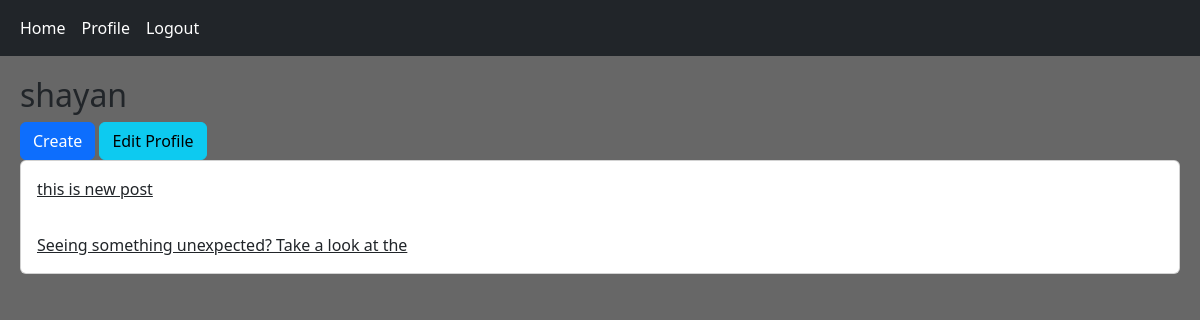
The app's page /account/profile/1/ (signed in) with its own data.
### home/models.py (models this page shows, shortened)
class Post(models.Model):
    user    = models.ForeignKey(User, on_delete=models.CASCADE, related_name='posts')
    body    = models.TextField()
    slug    = models.SlugField()
    created = models.DateTimeField(auto_now_add=True)
    updated = models.DateTimeField(auto_now=True)
    class Meta:
        ordering = ['-created']
    def get_absolute_url(self):
        return reverse("home:detail", args=[self.id, self.slug])

### account/views.py (the view)
# urls.py: path('profile/<int:user_id>/',      views.UserProfileView.as_view(),                name='profile'),
class UserProfileView(LoginRequiredMixin, View):
    def get(self, request, user_id):
        user    = get_object_or_404(User, pk=user_id)
        posts   = user.posts.all()
        relation = Relation.objects.filter(from_user=request.user, to_user=user)
        if relation.exists():
            is_following = True
        else:
            is_following = False
        return render(request, 'account/profile.html', {'user':user, 'posts':posts, 'is_following':is_following})

### account/templates/account/profile.html (shortened to what this page needs)
{% extends 'base.html' %}
{% block content %}
<h2>  {{user.username}} </h2>
{% if request.user.id == user.id %}
<a href="{% url 'home:create' %}" class="btn btn-primary"> Create </a>
<a href="{% url 'account:edit_user' %}" class="btn btn-info"> Edit Profile </a>
{% endif %}
<div class='card'>
    {% for post in posts %}
    <a href="{{ post.get_absolute_url }}" class="card-body" >{{ post.body|truncatewords:8 }}</a>
    {% endfor %}
  </div>
{% endblock %}

### templates/base.html (style rules this page uses)
.body-color { background-color: #676767 }

### records on screen
Post: body "this is new post"
Post: body "Seeing something unexpected? Take a look at the"

### other values on screen
{{ user.username }} "shayan"
